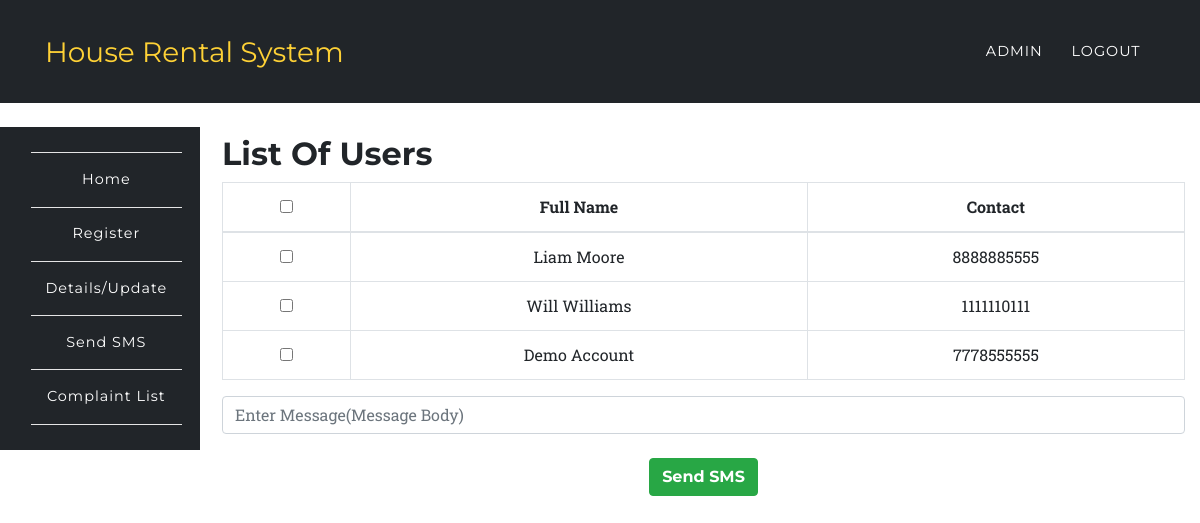
/app/sms.php (signed in), run on the app's committed database.
### tables this page shows
CREATE TABLE `users` (
  `id` int(10) UNSIGNED NOT NULL,
  `fullname` varchar(191) NOT NULL,
  `mobile` varchar(191) NOT NULL,
  `username` varchar(191) NOT NULL,
  `email` varchar(191) NOT NULL,
  `password` varchar(191) NOT NULL,
  `created_at` timestamp NULL DEFAULT CURRENT_TIMESTAMP,
  `updated_at` timestamp NULL DEFAULT CURRENT_TIMESTAMP,
  `role` varchar(100) DEFAULT 'user',
  `status` int(1) NOT NULL DEFAULT '1'
);

### app/sms.php (the view, shortened to what this page needs)
<?php
	require '../config/config.php';
		try {
			$stmt = $connect->prepare('SELECT * FROM users');
			$stmt->execute();
			$data = $stmt->fetchAll(PDO::FETCH_ASSOC);
		}
		catch(PDOException $e) {
			$errMsg = $e->getMessage();
		}
?>
<?php include '../include/header.php';?>
	<nav class="navbar navbar-expand-lg navbar-dark" style="background-color:#212529;" id="mainNav">
      <div class="container">
        <a class="navbar-brand js-scroll-trigger" href="../index.php">House Rental System</a>
        <div class="collapse navbar-collapse" id="navbarResponsive">
          <ul class="navbar-nav text-uppercase ml-auto">
            <li class="nav-item">
              <a class="nav-link" href="login.php">Admin</a>
            </li>
            <li class="nav-item">
              <a href="../auth/logout.php" class="nav-link">Logout</a>
            </li>
          </ul>
        </div>
      </div>
    </nav>
<?php include '../include/side-nav.php';?>
<section class="wrapper" style="margin-left:16%;margin-top: -11%;">
	<div class="container">
		<div class="row">
			<div class="col-12">
				<h2>List Of Users</h2>
				<div class="table-responsive text-center">
					<form action="" method="post">
						<table class="table table-bordered">
						  <thead>
						    <tr>
						      <th><input type="checkbox" name="" id="selectAll"></th>
						      <th>Full Name</th>
						      <th>Contact</th>
						    </tr>
						  </thead>
						  <tbody>
						  	<?php
						  		foreach ($data as $key => $value) {
								   echo '<tr>';
								      echo '<th scope="row"><input type="checkbox" name="check[]" value="'.$value['mobile'].'" id="selectAll$key"></th>';
								      echo '<td>'.$value['fullname'].'</td>';
								      echo '<td>'.$value['mobile'].'</td>';
								   echo '</tr>';
						  		}
						  	?>
						  </tbody>
						</table>
						<input type="textarea" name="message" class="form-control" placeholder="Enter Message(Message Body)" required>
						<br>
						<button type="submit" class="btn btn-success" name='sms_alert' value="sms_alert">Send SMS</button>
					</form>
				</div>
			</div>
		</div>
	</div>
</section>
<?php include '../include/footer.php';?>

### assets/css/rent.css (style rules this page uses)
body { overflow-x: hidden; font-family: "Roboto Slab", "Helvetica Neue", Helvetica, Arial, sans-serif; }
a { color: #ff5722; }
h1, h2, h3, h4, h5, h6 { font-weight: 700; font-family: "Montserrat", "Helvetica Neue", Helvetica, Arial, sans-serif; }
section { padding: 100px 0; }
@media (min-width: 768px) { section { padding: 140px 0; } }
.btn { font-family: "Montserrat", "Helvetica Neue", Helvetica, Arial, sans-serif; font-weight: 700; }
#mainNav { background-color: #212529; }
#mainNav .navbar-brand { color: #fed136; font-family: "Montserrat", "Helvetica Neue", Helvetica, Arial, sans-serif; }
#mainNav .navbar-nav .nav-item .nav-link { font-size: 90%; font-weight: 400; padding: 0.75em 0; letter-spacing: 1px; color: white; font-family: "Montserrat", "Helvetica Neue", Helvetica, Arial, sans-serif; }
@media (min-width: 992px) { #mainNav { padding-top: 25px; padding-bottom: 25px; -webkit-transition: padding-top 0.3s, padding-bottom 0.3s; -moz-transition: padding-top 0.3s, padding-bottom 0.3s; transition: padding-top 0.3s, padding-bottom 0.3s; border: none; background-color: transparent; } }
@media (min-width: 992px) { #mainNav .navbar-brand { font-size: 1.75em; -webkit-transition: all 0.3s; -moz-transition: all 0.3s; transition: all 0.3s; } }
@media (min-width: 992px) { #mainNav .navbar-nav .nav-item .nav-link { padding: 1.1em 1em !important; } }

### assets/css/style.css (style rules this page uses)
.navbar { border-radius: 0px; }
section { padding-left: 15px; }

### data on the page
users: fullname "Liam Moore", mobile "8888885555"
users: fullname "Will Williams", mobile "1111110111"
users: fullname "Demo Account", mobile "7778555555"
